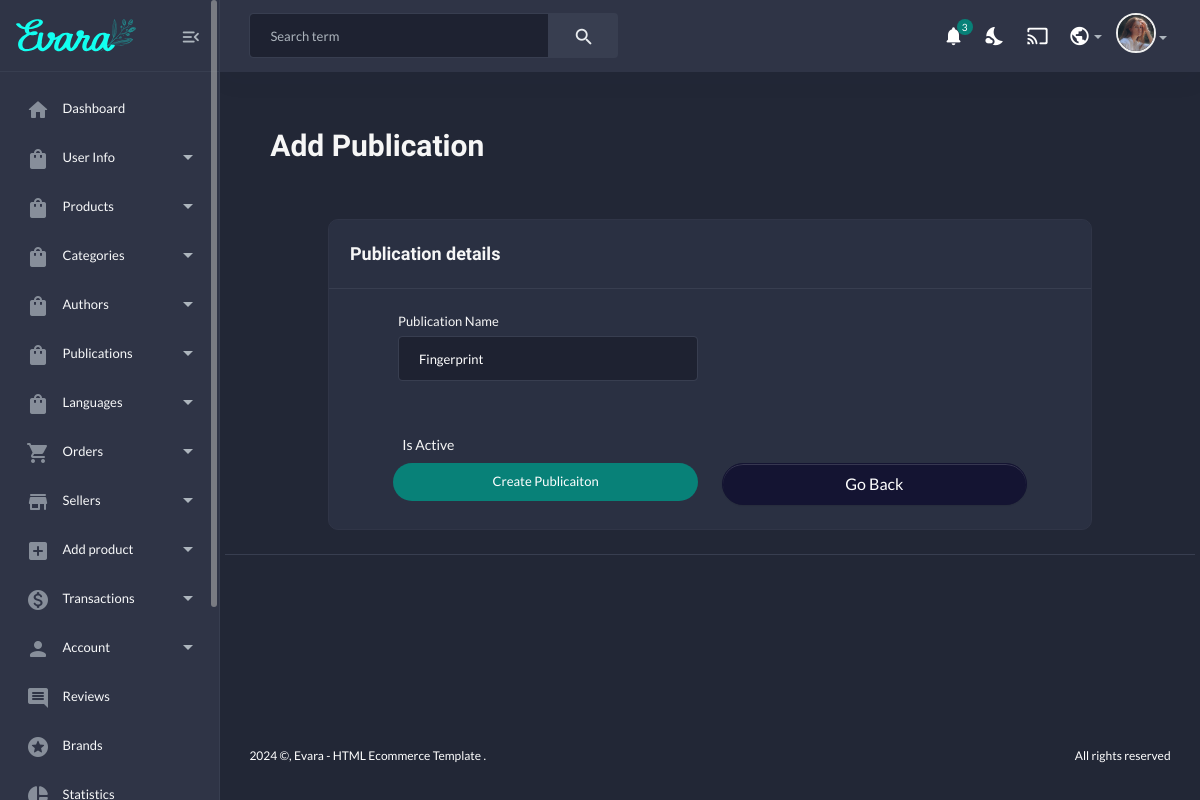
The app's page /editpublication/2 (signed in), older data.
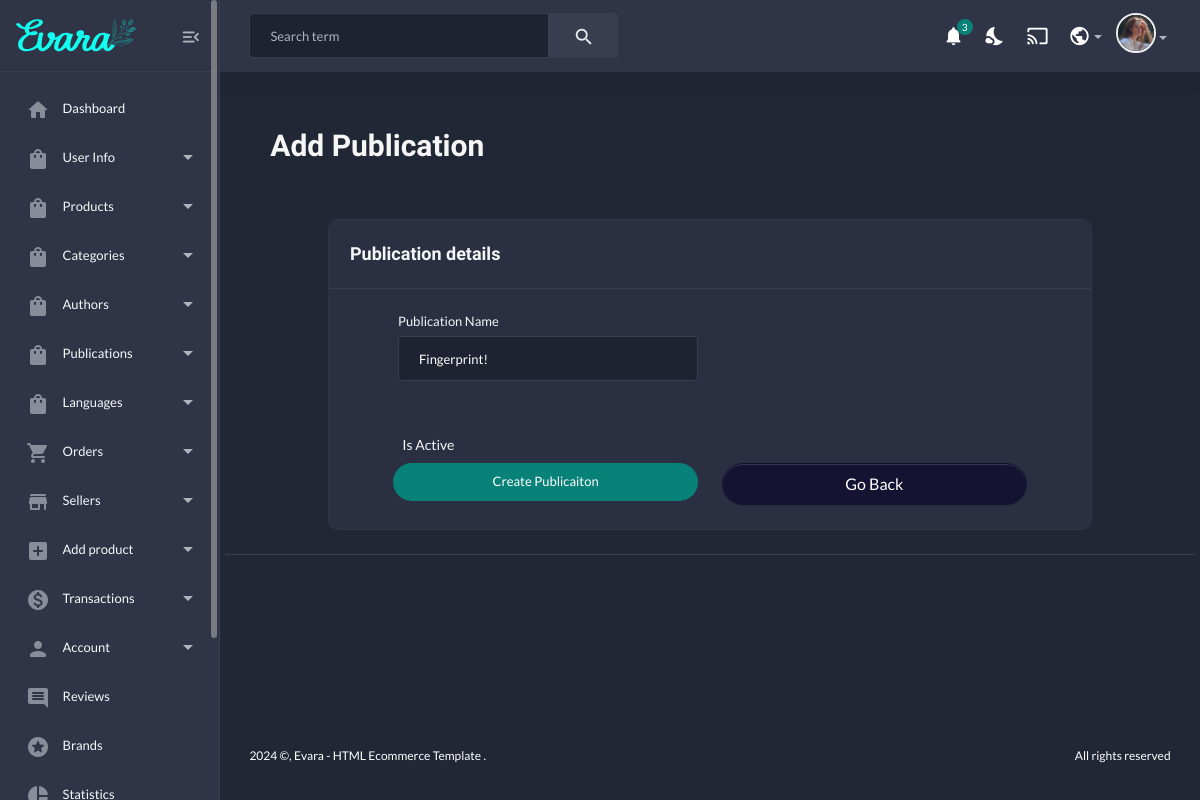
The same page, newer data.
### store/models.py (models this page shows, shortened)
class Publication(models.Model):
    name = models.CharField(max_length=100,unique=True)
    is_active = models.BooleanField(default=True)
    created_date = models.DateTimeField(auto_now_add=True)
    modified_date = models.DateTimeField(auto_now = True)

### adminapp/views.py (the view, shortened to what this page needs)
# urls.py: path('editpublication/<int:id>',views.editpublication,name='edit_publication'),
@login_required(login_url='admin_app:admin_login')
def editpublication(request,id):
    if not request.user.is_superuser:
        return redirect('user_app:home')
    try:
        publication = Publication.objects.get(id=id)
    except Exception as e:
        print(e)
    form = PublicationForm(instance = publication)
    context = {
        'form':form
    }
    return render(request, 'admin_template/product-category/edit-publication.html', context)

### store/forms.py
class PublicationForm(forms.ModelForm):
    name = forms.CharField(widget=forms.TextInput(attrs={'class':'form-control','id':'name'}))
    class Meta:
        model = Publication
        fields = ['name',]

### store/context_processors.py (called while the page is built)
def category_links(request):
    links = Category.objects.all()
    return dict(links = links)

### templates/admin_template/product-category/edit-publication.html (shortened to what this page needs)
{% extends "admin_base.html" %}
{% load static %}
{% block content %}
{% include "includes/admin_sidebar.html" %}
<main class="main-wrap">
    {% include "includes/admin_navbar.html" %}
    <section class="content-main">
        <form method="POST" enctype="multipart/form-data">
            <div class="col-12">
                <div class="content-header">
                    <div class="card-header bg-transparent border-0">
                        <h2 class="content-title">Add Publication</h2>
                    </div>
                </div>
            </div>
            <div class="row justify-content-lg-center">
                <div class="col-lg-10">
                    <div class="card mb-4">
                        <div class="card-header">
                            <h4>Publication details</h4>
                        </div>
                        <div class="card-body">
                            <div class="row px-5">
                                <div class="col-lg-6">
                                    <div class="mb-4">
                                        <label for="name" class="form-label">Publication Name</label>
                                        {{ form.name }}
                                    </div>
                                </div>
                            </div>
                            </div>
                            <div class="row px-5 mx-1">
                                <label class="form-check my-2 ">
                                    <span class="form-check-label"> Is Active </span>
                                </label>
                            </div>
                            <div class="row  px-5 mx-1">
                                <div class="col-lg-6">
                                    <div class="mb-4">
                                        <button type="submit" class="w-100 btn btn-md rounded-pill font-sm hover-up">Create Publicaiton</button>
                                    </div>
                                </div>
                                <div class="col-lg-6">
                                    <div class="mb-4">
                                        <a href="admin_app:list_publication" class="btn btn-dark rounded-pill w-100">Go Back</a>
                                    </div>
                                </div>
                            </div>
                        </div>
                    </div>
                    <hr>
                </div>
        </form>
    </section>
{% include "includes/admin_footer.html" %}
</main>
</html>
{% endblock content %}

Row changes from the older to the newer data that the page shows:
changed Publication: name "Fingerprint" → "Fingerprint!"
